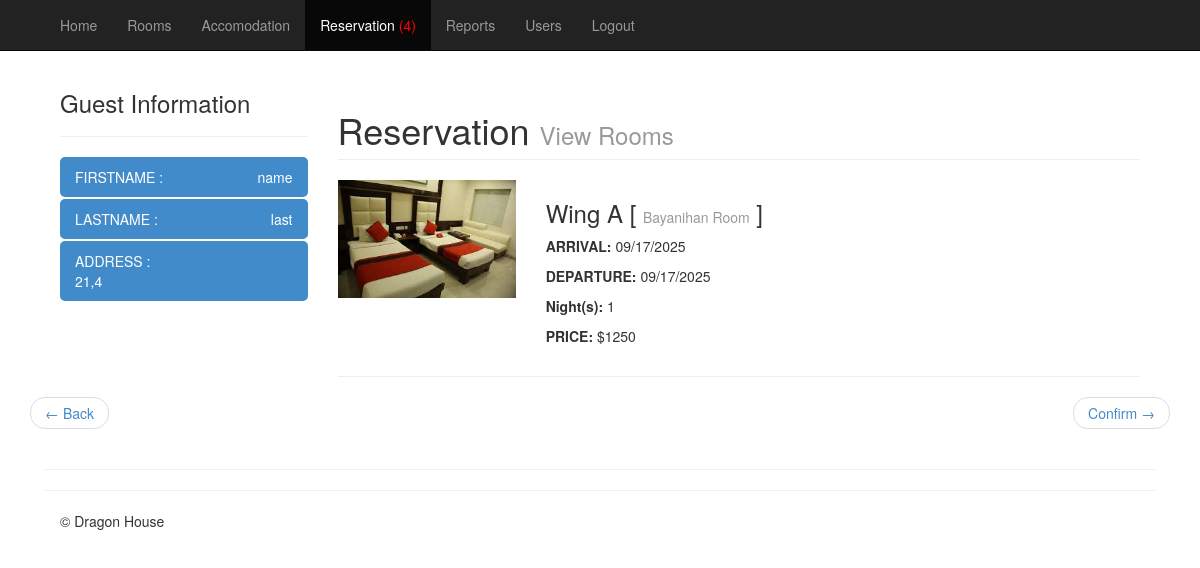
The page /admin/mod_reservation/index.php?view=view&code=vzjh4t8g (signed in) on the database its author committed.
### tables this page shows
CREATE TABLE `tblpayment` (
  `SUMMARYID` int(11) NOT NULL,
  `TRANSDATE` datetime NOT NULL,
  `CONFIRMATIONCODE` varchar(30) NOT NULL,
  `PQTY` int(11) NOT NULL,
  `GUESTID` int(11) NOT NULL,
  `SPRICE` double NOT NULL,
  `MSGVIEW` tinyint(1) NOT NULL,
  `STATUS` varchar(30) NOT NULL
);

CREATE TABLE `tblguest` (
  `GUESTID` int(11) NOT NULL,
  `REFNO` int(11) NOT NULL,
  `G_FNAME` varchar(30) NOT NULL,
  `G_LNAME` varchar(30) NOT NULL,
  `G_CITY` varchar(90) NOT NULL,
  `G_ADDRESS` varchar(90) NOT NULL,
  `DBIRTH` date NOT NULL,
  `G_PHONE` varchar(20) NOT NULL,
  `G_NATIONALITY` varchar(30) NOT NULL,
  `G_COMPANY` varchar(90) NOT NULL,
  `G_CADDRESS` varchar(90) NOT NULL,
  `G_TERMS` tinyint(4) NOT NULL,
  `G_EMAIL` varchar(99) NOT NULL,
  `G_UNAME` varchar(255) NOT NULL,
  `G_PASS` varchar(255) NOT NULL,
  `ZIP` int(11) NOT NULL,
  `LOCATION` varchar(125) NOT NULL
);

CREATE TABLE `tblreservation` (
  `RESERVEID` int(11) NOT NULL,
  `CONFIRMATIONCODE` varchar(50) NOT NULL,
  `TRANSDATE` date NOT NULL,
  `ROOMID` int(11) NOT NULL,
  `ARRIVAL` datetime NOT NULL,
  `DEPARTURE` datetime NOT NULL,
  `RPRICE` double NOT NULL,
  `GUESTID` int(11) NOT NULL,
  `PRORPOSE` varchar(30) NOT NULL,
  `STATUS` varchar(11) NOT NULL,
  `BOOKDATE` datetime NOT NULL,
  `REMARKS` text NOT NULL,
  `USERID` int(11) NOT NULL
);

CREATE TABLE `tblroom` (
  `ROOMID` int(11) NOT NULL,
  `ROOMNUM` int(11) NOT NULL,
  `ACCOMID` int(11) NOT NULL,
  `ROOM` varchar(30) NOT NULL,
  `ROOMDESC` varchar(255) NOT NULL,
  `NUMPERSON` int(11) NOT NULL,
  `PRICE` double NOT NULL,
  `ROOMIMAGE` varchar(255) NOT NULL,
  `OROOMNUM` int(11) NOT NULL,
  `RoomTypeID` int(11) NOT NULL
);

CREATE TABLE `tblaccomodation` (
  `ACCOMID` int(11) NOT NULL,
  `ACCOMODATION` varchar(30) NOT NULL,
  `ACCOMDESC` varchar(90) NOT NULL
);

### admin/mod_reservation/index.php (called while the page is built, shortened)
<?php
require_once '../themes/backendTemplate.php';
?>

### includes/database.php (called while the page is built, shortened)
<?php
class Database
{
	var $sql_string = '';
	private $conn;
	public function open_connection()
	{
		$this->conn = mysqli_connect(DB_SERVER, DB_USER, DB_PASS, DB_NAME);
	}
	function setQuery($sql = '')
	{
		$this->sql_string = $sql;
	}
	function executeQuery()
	{
		$result = mysqli_query($this->conn, $this->sql_string);
		return $result;
	}
	private function confirm_query($result)
	{
		return $result;
	}
	function loadResultList($key = '')
	{
		$cur = $this->executeQuery();
		$array = array();
		while ($row = mysqli_fetch_object($cur)) {
			if ($key) {
				$array[$row->$key] = $row;
			} else {
				$array[] = $row;
			}
		}
		return $array;
	}
	function loadSingleResult()
	{
		$cur = $this->executeQuery();
		while ($row = mysqli_fetch_object($cur)) {
			return $data = $row;
		}
	}
}
$mydb = new Database();

### includes/functions.php (called while the page is built, shortened)
<?php
function dateDiff($start, $end)
{
	$start_ts = strtotime($start);
	$end_ts = strtotime($end);
	$diff = $end_ts - $start_ts;
	return round($diff / 86400);
}

### admin/mod_reservation/view.php (the view, shortened to what this page needs)
<?php
$code=$_GET['code'];
		$query="SELECT  `G_FNAME` ,  `G_LNAME` ,  `G_ADDRESS` ,  `TRANSDATE` ,  `CONFIRMATIONCODE` ,  `PQTY` ,  `SPRICE` ,`STATUS`
				FROM  `tblpayment` p,  `tblguest` g
				WHERE p.`GUESTID` = g.`GUESTID` AND `CONFIRMATIONCODE`='".$code."'";
		$mydb->setQuery($query);
		$res = $mydb->loadSingleResult();
		if($res->STATUS=='Confirmed'){
			$stats = '<li class="next"><a href="'.WEB_ROOT .'admin/mod_reservation/controller.php?action=checkin&code='.$res->CONFIRMATIONCODE.
		'">Confirmed &rarr;</a></li>';
		}elseif($res->STATUS=='Checkedin'){
		$stats = '<li class="next"><a href="'.WEB_ROOT .'admin/mod_reservation/controller.php?action=checkout&code='.$res->CONFIRMATIONCODE.
		'">Checkin &rarr;</a></li>';
		}elseif($res->STATUS=='Checkedout'){
		$stats= "";
		}else{
			$stats = '<li class="next"><a href="'.WEB_ROOT .'admin/mod_reservation/controller.php?action=confirm&code='.$res->CONFIRMATIONCODE.
		'">Confirm &rarr;</a></li>';
		}
?>
<div class="container">
 <div class="col-lg-3">
          <div class="box box-solid">
            <div class="box-header with-border">
              <h3 class="box-title ">Guest Information</h3><hr/>
            </div>
            <div class="box-body no-padding">
              <ul class="nav nav-pills nav-stacked">
                <li class="active"><a><i class="fa fa-inbox"></i> FIRSTNAME :
                  <span class="pull-right"><?php echo $res->G_FNAME; ?></span></a></li>
                <li class="active"><a><i class="fa fa-envelope-o"></i> LASTNAME :
                <span class="pull-right"><?php echo $res->G_LNAME; ?></span></a></li>
                <li class="active"><a><i class="fa fa-file-text-o"></i> ADDRESS : <br/>
                <?php echo $res->G_ADDRESS; ?> </a></li>
              </ul>
            </div>
          </div>
 </div>
 <div class="col-lg-9">
        <div class="row">
            <div class="col-lg-12">
                <h1 class="page-header">Reservation
                    <small>View Rooms</small>
                </h1>
            </div>
        </div>
<?php
$query="SELECT *
				FROM  `tblreservation` r,  `tblguest` g,  `tblroom` rm, tblaccomodation a
				WHERE r.`ROOMID` = rm.`ROOMID`
				AND a.`ACCOMID` = rm.`ACCOMID`
				AND g.`GUESTID` = r.`GUESTID`  AND r.`STATUS`<>'Cancelled'
				AND  `CONFIRMATIONCODE` = '".$code."'";
$mydb->setQuery($query);
$res = $mydb->loadResultList();
foreach ($res as $cur) {
$image = WEB_ROOT . 'admin/mod_room/'.$cur->ROOMIMAGE;
$day=dateDiff(date($cur->ARRIVAL),date($cur->DEPARTURE));
?>
        <div class="row">
            <div class="col-md-3">
                    <img class="img-responsive img-hover" src="<?php echo $image ; ?>" alt="">
            </div>
            <div class="col-md-6">
            <div class="box box-solid">
            <ul class="nav nav-pills nav-stacked">
            	<li><h3>
                    <?php echo $cur->ROOM; ?> [ <small><?php echo $cur->ACCOMODATION; ?></small> ]
                </h3>
                </li>
            </ul>
                <p><strong>ARRIVAL: </strong><?php echo date_format(date_create($cur->ARRIVAL),'m/d/Y');?></p>
                <p><strong>DEPARTURE: </strong><?php echo date_format(date_create($cur->DEPARTURE),'m/d/Y'); ?></p>
                <p><strong>Night(s): </strong><?php echo ($day==0) ? '1' : $day; ?></p>
                <p><strong>PRICE: </strong>$<?php echo $cur->RPRICE; ?></p>
            </div>
        </div>
        </div>
        <hr>
       <?php }
       ?>
      </div>
        <div class="row">
            <ul class="pager">
                <li class="previous"><a href="<?php echo WEB_ROOT .'admin/mod_reservation/index.php'; ?>">&larr; Back</a>
                </li>
               <?php echo $stats; ?>
            </ul>
        </div>
        <hr>

### admin/css/offcanvas.css (style rules this page uses)
body { padding-top: 70px; }

### rows shown on the page
tblpayment: GUESTID.G_FNAME "name", GUESTID.G_LNAME "last", GUESTID.G_ADDRESS "21,4"
tblreservation: ROOMID.ROOMIMAGE (picture), ROOMID.ROOM "Wing A", tblaccomodation.ACCOMODATION "Bayanihan Room", ARRIVAL "09/17/2025", DEPARTURE "09/17/2025", RPRICE "1250"

### other values the page prints
$result->Total "4"
